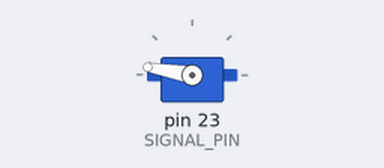
Recording of a program running on a simulated Raspberry Pi (header pin numbers). On the bench: servo. Servo angles are drawn from the pulse width (0.5 ms = 0°, 2.5 ms = 180°); the clock reads 2024-03-15 10:24:30 at power-on unless the program sets it. At 6.0 s the program stops and its outputs stay as they are.

Above: at 0.1 s.
At 1.1 s:
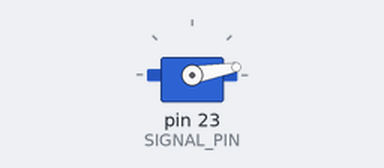
Timing chart, 0 to 6.5 s (numbered marks = the images above):
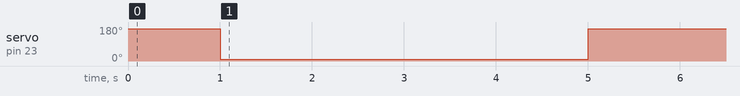

Measured:
- by itself, servo on pin 23 (SIGNAL_PIN): 170° → 10° at 1.0 s, → 170° 4.0 s later

The program:

flush.py
```python
import RPi.GPIO as GPIO
import time
import logging

# Settings
frequency = 50  # Hz
ms_per_cycle = 1000 / frequency
degrees_0 = 0.5  # min degrees
degrees_180 = 2.5  # max degrees
SIGNAL_PIN = 23  # GPIO_11

def init_gpio():
    # Initialization
    GPIO.setmode(GPIO.BOARD)

def shutdown_gpio():
    GPIO.cleanup()

# Helper
def set_servo(degrees):
    MOVE_TIME = 1
    # compute the duty cycle percentage for angle==degrees
    if not 0 <= degrees <= 180:
        logging.warning(
            "Cannot set servo angle to {}. Valid angles in [0, 180]"
            .format(degrees)
        )
        return
    degrees_ms = degrees_0 + (degrees_180 - degrees_0) / 180 * degrees
    degrees_dc = 100 * degrees_ms / ms_per_cycle
    pwm = GPIO.PWM(SIGNAL_PIN, frequency)
    pwm.start(degrees_dc)
    time.sleep(MOVE_TIME)
    pwm.stop()

def flush():
    # Waive
    home_angle = 170
    waive_angle = 10
    GPIO.setup(SIGNAL_PIN, GPIO.OUT)

    set_servo(home_angle)
    set_servo(waive_angle)
    time.sleep(3)
    set_servo(home_angle)


if __name__ == "__main__":
    init_gpio()

    try:
        flush()

    finally:
        shutdown_gpio()
```
